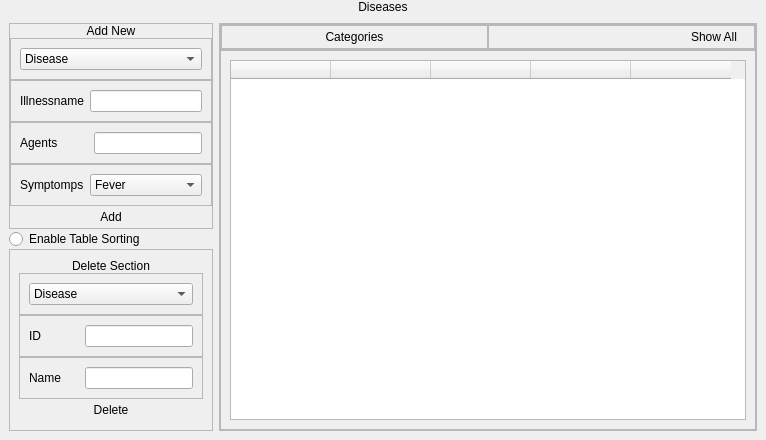
            <widget class="QWidget" name="page_new">
             <layout class="QVBoxLayout" name="verticalLayout_24">
              <property name="spacing">
               <number>0</number>
              </property>
              <property name="leftMargin">
               <number>0</number>
              </property>
              <property name="topMargin">
               <number>0</number>
              </property>
              <property name="rightMargin">
               <number>0</number>
              </property>
              <property name="bottomMargin">
               <number>0</number>
              </property>
              <item>
               <widget class="QFrame" name="frame_180">
                <property name="frameShape">
                 <enum>QFrame::NoFrame</enum>
                </property>
                <property name="frameShadow">
                 <enum>QFrame::Plain</enum>
                </property>
                <layout class="QVBoxLayout" name="verticalLayout_127">
                 <property name="spacing">
                  <number>0</number>
                 </property>
                 <property name="leftMargin">
                  <number>0</number>
                 </property>
                 <property name="topMargin">
                  <number>0</number>
                 </property>
                 <property name="rightMargin">
                  <number>0</number>
                 </property>
                 <property name="bottomMargin">
                  <number>0</number>
                 </property>
                 <item>
                  <widget class="QLabel" name="label_93">
                   <property name="styleSheet">
                    <string notr="true">font: 20pt &quot;Century Gothic&quot;;</string>
                   </property>
                   <property name="text">
                    <string>Diseases</string>
                   </property>
                   <property name="alignment">
                    <set>Qt::AlignCenter</set>
                   </property>
                  </widget>
                 </item>
                </layout>
               </widget>
              </item>
              <item>
               <widget class="QFrame" name="frame_159">
                <property name="sizePolicy">
                 <sizepolicy hsizetype="Preferred" vsizetype="Expanding">
                  <horstretch>0</horstretch>
                  <verstretch>0</verstretch>
                 </sizepolicy>
                </property>
                <property name="frameShape">
                 <enum>QFrame::NoFrame</enum>
                </property>
                <property name="frameShadow">
                 <enum>QFrame::Plain</enum>
                </property>
                <layout class="QHBoxLayout" name="horizontalLayout_23">
                 <item>
                  <widget class="QFrame" name="frame_160">
                   <property name="sizePolicy">
                    <sizepolicy hsizetype="Fixed" vsizetype="Preferred">
                     <horstretch>0</horstretch>
                     <verstretch>0</verstretch>
                    </sizepolicy>
                   </property>
                   <property name="frameShape">
                    <enum>QFrame::NoFrame</enum>
                   </property>
                   <property name="frameShadow">
                    <enum>QFrame::Plain</enum>
                   </property>
                   <layout class="QVBoxLayout" name="verticalLayout_54">
                    <property name="spacing">
                     <number>0</number>
                    </property>
                    <property name="leftMargin">
                     <number>0</number>
                    </property>
                    <property name="topMargin">
                     <number>0</number>
                    </property>
                    <property name="rightMargin">
                     <number>0</number>
                    </property>
                    <property name="bottomMargin">
                     <number>0</number>
                    </property>
                    <item>
                     <widget class="QFrame" name="frame_169">
                      <property name="sizePolicy">
                       <sizepolicy hsizetype="Preferred" vsizetype="Fixed">
                        <horstretch>0</horstretch>
                        <verstretch>0</verstretch>
                       </sizepolicy>
                      </property>
                      <property name="frameShape">
                       <enum>QFrame::NoFrame</enum>
                      </property>
                      <property name="frameShadow">
                       <enum>QFrame::Plain</enum>
                      </property>
                      <layout class="QVBoxLayout" name="verticalLayout_125" stretch="0">
                       <property name="spacing">
                        <number>0</number>
                       </property>
                       <property name="leftMargin">
                        <number>0</number>
                       </property>
                       <property name="topMargin">
                        <number>0</number>
                       </property>
                       <property name="rightMargin">
                        <number>0</number>
                       </property>
                       <property name="bottomMargin">
                        <number>0</number>
                       </property>
                       <item alignment="Qt::AlignVCenter">
                        <widget class="QFrame" name="frame_170">
                         <property name="frameShape">
                          <enum>QFrame::StyledPanel</enum>
                         </property>
                         <property name="frameShadow">
                          <enum>QFrame::Raised</enum>
                         </property>
                         <layout class="QVBoxLayout" name="verticalLayout_17">
                          <property name="spacing">
                           <number>0</number>
                          </property>
                          <property name="leftMargin">
                           <number>0</number>
                          </property>
                          <property name="topMargin">
                           <number>0</number>
                          </property>
                          <property name="rightMargin">
                           <number>0</number>
                          </property>
                          <property name="bottomMargin">
                           <number>0</number>
                          </property>
                          <item alignment="Qt::AlignBottom">
                           <widget class="QLabel" name="label_45">
                            <property name="styleSheet">
                             <string notr="true">font: 16pt &quot;Century Gothic&quot;;</string>
                            </property>
                            <property name="text">
                             <string>Add New</string>
                            </property>
                            <property name="alignment">
                             <set>Qt::AlignCenter</set>
                            </property>
                           </widget>
                          </item>
                          <item>
                           <widget class="QFrame" name="frame_171">
                            <property name="frameShape">
                             <enum>QFrame::StyledPanel</enum>
                            </property>
                            <property name="frameShadow">
                             <enum>QFrame::Raised</enum>
                            </property>
                            <layout class="QHBoxLayout" name="horizontalLayout_56">
                             <item>
                              <widget class="QComboBox" name="new_combo">
                               <property name="styleSheet">
                                <string notr="true">font: 10pt &quot;Century Gothic&quot;;
</string>
                               </property>
                               <item>
                                <property name="text">
                                 <string>Disease</string>
                                </property>
                               </item>
                               <item>
                                <property name="text">
                                 <string>Agent</string>
                                </property>
                               </item>
                              </widget>
                             </item>
                            </layout>
                           </widget>
                          </item>
                          <item alignment="Qt::AlignTop">
                           <widget class="QFrame" name="frame_173">
                            <property name="frameShape">
                             <enum>QFrame::StyledPanel</enum>
                            </property>
                            <property name="frameShadow">
                             <enum>QFrame::Raised</enum>
                            </property>
                            <layout class="QHBoxLayout" name="horizontalLayout_58">
                             <item>
                              <widget class="QLabel" name="label_89">
                               <property name="styleSheet">
                                <string notr="true">font: 12pt &quot;Century Gothic&quot;;
</string>
                               </property>
                               <property name="text">
                                <string>Illnessname</string>
                               </property>
                              </widget>
                             </item>
                             <item>
                              <widget class="QLineEdit" name="new_name"/>
                             </item>
                            </layout>
                           </widget>
                          </item>
                          <item alignment="Qt::AlignTop">
                           <widget class="QFrame" name="frame_174">
                            <property name="frameShape">
                             <enum>QFrame::StyledPanel</enum>
                            </property>
                            <property name="frameShadow">
                             <enum>QFrame::Raised</enum>
                            </property>
                            <layout class="QHBoxLayout" name="horizontalLayout_59">
                             <item>
                              <widget class="QLabel" name="label_90">
                               <property name="styleSheet">
                                <string notr="true">font: 12pt &quot;Century Gothic&quot;;
</string>
                               </property>
                               <property name="text">
                                <string>Agents</string>
                               </property>
                              </widget>
                             </item>
                             <item alignment="Qt::AlignRight">
                              <widget class="QLineEdit" name="new_name_2"/>
                             </item>
                            </layout>
                           </widget>
                          </item>
                          <item>
                           <widget class="QFrame" name="frame_184">
                            <property name="frameShape">
                             <enum>QFrame::StyledPanel</enum>
                            </property>
                            <property name="frameShadow">
                             <enum>QFrame::Raised</enum>
                            </property>
                            <layout class="QHBoxLayout" name="horizontalLayout_68">
                             <item>
                              <widget class="QLabel" name="label_97">
                               <property name="styleSheet">
                                <string notr="true">font: 12pt &quot;Century Gothic&quot;;</string>
                               </property>
                               <property name="text">
                                <string>Symptomps</string>
                               </property>
                              </widget>
                             </item>
                             <item>
                              <widget class="QComboBox" name="new_chemical3_combo">
                               <property name="styleSheet">
                                <string notr="true">font: 10pt &quot;Century Gothic&quot;;
</string>
                               </property>
                               <item>
                                <property name="text">
                                 <string>Fever</string>
                                </property>
                               </item>
                               <item>
                                <property name="text">
                                 <string>Cough</string>
                                </property>
                               </item>
                               <item>
                                <property name="text">
                                 <string>Head Ache</string>
                                </property>
                               </item>
                               <item>
                                <property name="text">
                                 <string>Body Pain</string>
                                </property>
                               </item>
                               <item>
                                <property name="text">
                                 <string>Itching</string>
                                </property>
                               </item>
                               <item>
                                <property name="text">
                                 <string>Cold</string>
                                </property>
                               </item>
                               <item>
                                <property name="text">
                                 <string>Tiredness</string>
                                </property>
                               </item>
                               <item>
                                <property name="text">
                                 <string>Fast HeartBeat</string>
                                </property>
                               </item>
                               <item>
                                <property name="text">
                                 <string>Vomiting</string>
                                </property>
                               </item>
                              </widget>
                             </item>
                            </layout>
                           </widget>
                          </item>
                          <item>
                           <widget class="QPushButton" name="new_add">
                            <property name="cursor">
                             <cursorShape>PointingHandCursor</cursorShape>
                            </property>
                            <property name="styleSheet">
                             <string notr="true">font: 16pt &quot;Century Gothic&quot;;</string>
                            </property>
                            <property name="text">
                             <string>Add</string>
                            </property>
                            <property name="flat">
                             <bool>true</bool>
                            </property>
                           </widget>
                          </item>
                         </layout>
                        </widget>
                       </item>
                      </layout>
                     </widget>
                    </item>
                    <item alignment="Qt::AlignVCenter">
                     <widget class="QRadioButton" name="radioButton">
                      <property name="styleSheet">
                       <string notr="true">font: 12pt &quot;Century Gothic&quot;;
</string>
                      </property>
                      <property name="text">
                       <string>Enable Table Sorting</string>
                      </property>
                     </widget>
                    </item>
                    <item alignment="Qt::AlignBottom">
                     <widget class="QFrame" name="frame_203">
                      <property name="sizePolicy">
                       <sizepolicy hsizetype="Preferred" vsizetype="Preferred">
                        <horstretch>0</horstretch>
                        <verstretch>0</verstretch>
                       </sizepolicy>
                      </property>
                      <property name="frameShape">
                       <enum>QFrame::NoFrame</enum>
                      </property>
                      <property name="frameShadow">
                       <enum>QFrame::Plain</enum>
                      </property>
                      <layout class="QVBoxLayout" name="verticalLayout_109" stretch="0">
                       <property name="spacing">
                        <number>9</number>
                       </property>
                       <property name="leftMargin">
                        <number>0</number>
                       </property>
                       <property name="topMargin">
                        <number>0</number>
                       </property>
                       <property name="rightMargin">
                        <number>0</number>
                       </property>
                       <property name="bottomMargin">
                        <number>0</number>
                       </property>
                       <item alignment="Qt::AlignVCenter">
                        <widget class="QFrame" name="frame_204">
                         <property name="frameShape">
                          <enum>QFrame::StyledPanel</enum>
                         </property>
                         <property name="frameShadow">
                          <enum>QFrame::Raised</enum>
                         </property>
                         <layout class="QVBoxLayout" name="verticalLayout_46">
                          <property name="spacing">
                           <number>0</number>
                          </property>
                          <property name="leftMargin">
                           <number>9</number>
                          </property>
                          <property name="topMargin">
                           <number>9</number>
                          </property>
                          <property name="rightMargin">
                           <number>9</number>
                          </property>
                          <property name="bottomMargin">
                           <number>9</number>
                          </property>
                          <item alignment="Qt::AlignBottom">
                           <widget class="QLabel" name="label_44">
                            <property name="styleSheet">
                             <string notr="true">font: 16pt &quot;Century Gothic&quot;;</string>
                            </property>
                            <property name="text">
                             <string>Delete Section</string>
                            </property>
                            <property name="alignment">
                             <set>Qt::AlignCenter</set>
                            </property>
                           </widget>
                          </item>
                          <item>
                           <widget class="QFrame" name="frame_205">
                            <property name="frameShape">
                             <enum>QFrame::StyledPanel</enum>
                            </property>
                            <property name="frameShadow">
                             <enum>QFrame::Raised</enum>
                            </property>
                            <layout class="QHBoxLayout" name="horizontalLayout_31">
                             <item>
                              <widget class="QComboBox" name="inventory_update_combo_2">
                               <property name="styleSheet">
                                <string notr="true">font: 10pt &quot;Century Gothic&quot;;
</string>
                               </property>
                               <item>
                                <property name="text">
                                 <string>Disease</string>
                                </property>
                               </item>
                               <item>
                                <property name="text">
                                 <string>Agent</string>
                                </property>
                               </item>
                              </widget>
                             </item>
                            </layout>
                           </widget>
                          </item>
                          <item alignment="Qt::AlignTop">
                           <widget class="QFrame" name="frame_206">
                            <property name="frameShape">
                             <enum>QFrame::StyledPanel</enum>
                            </property>
                            <property name="frameShadow">
                             <enum>QFrame::Raised</enum>
                            </property>
                            <layout class="QHBoxLayout" name="horizontalLayout_70">
                             <item>
                              <widget class="QLabel" name="label_78">
                               <property name="styleSheet">
                                <string notr="true">font: 12pt &quot;Century Gothic&quot;;</string>
                               </property>
                               <property name="text">
                                <string>ID</string>
                               </property>
                              </widget>
                             </item>
                             <item alignment="Qt::AlignRight">
                              <widget class="QLineEdit" name="inventory_name_3"/>
                             </item>
                            </layout>
                           </widget>
                          </item>
                          <item alignment="Qt::AlignTop">
                           <widget class="QFrame" name="frame_221">
                            <property name="frameShape">
                             <enum>QFrame::StyledPanel</enum>
                            </property>
                            <property name="frameShadow">
                             <enum>QFrame::Raised</enum>
                            </property>
                            <layout class="QHBoxLayout" name="horizontalLayout_72">
                             <item>
                              <widget class="QLabel" name="label_80">
                               <property name="styleSheet">
                                <string notr="true">font: 12pt &quot;Century Gothic&quot;;
</string>
                               </property>
                               <property name="text">
                                <string>Name</string>
                               </property>
                              </widget>
                             </item>
                             <item alignment="Qt::AlignRight">
                              <widget class="QLineEdit" name="inventory_name_2"/>
                             </item>
                            </layout>
                           </widget>
                          </item>
                          <item>
                           <widget class="QPushButton" name="new_delete_btn">
                            <property name="cursor">
                             <cursorShape>PointingHandCursor</cursorShape>
                            </property>
                            <property name="styleSheet">
                             <string notr="true">font: 16pt &quot;Century Gothic&quot;;</string>
                            </property>
                            <property name="text">
                             <string>Delete</string>
                            </property>
                            <property name="flat">
                             <bool>true</bool>
                            </property>
                           </widget>
                          </item>
                         </layout>
                        </widget>
                       </item>
                      </layout>
                     </widget>
                    </item>
                   </layout>
                  </widget>
                 </item>
                 <item>
                  <widget class="QFrame" name="frame_176">
                   <property name="sizePolicy">
                    <sizepolicy hsizetype="Expanding" vsizetype="Preferred">
                     <horstretch>0</horstretch>
                     <verstretch>0</verstretch>
                    </sizepolicy>
                   </property>
                   <property name="frameShape">
                    <enum>QFrame::StyledPanel</enum>
                   </property>
                   <property name="frameShadow">
                    <enum>QFrame::Sunken</enum>
                   </property>
                   <layout class="QVBoxLayout" name="verticalLayout_126">
                    <property name="spacing">
                     <number>0</number>
                    </property>
                    <property name="leftMargin">
                     <number>0</number>
                    </property>
                    <property name="topMargin">
                     <number>0</number>
                    </property>
                    <property name="rightMargin">
                     <number>0</number>
                    </property>
                    <property name="bottomMargin">
                     <number>0</number>
                    </property>
                    <item alignment="Qt::AlignTop">
                     <widget class="QFrame" name="frame_177">
                      <property name="frameShape">
                       <enum>QFrame::StyledPanel</enum>
                      </property>
                      <property name="frameShadow">
                       <enum>QFrame::Raised</enum>
                      </property>
                      <layout class="QHBoxLayout" name="horizontalLayout_61">
                       <property name="spacing">
                        <number>0</number>
                       </property>
                       <property name="leftMargin">
                        <number>0</number>
                       </property>
                       <property name="topMargin">
                        <number>0</number>
                       </property>
                       <property name="rightMargin">
                        <number>0</number>
                       </property>
                       <property name="bottomMargin">
                        <number>0</number>
                       </property>
                       <item>
                        <widget class="QFrame" name="frame_178">
                         <property name="frameShape">
                          <enum>QFrame::StyledPanel</enum>
                         </property>
                         <property name="frameShadow">
                          <enum>QFrame::Raised</enum>
                         </property>
                         <layout class="QHBoxLayout" name="horizontalLayout_62">
                          <property name="spacing">
                           <number>0</number>
                          </property>
                          <property name="leftMargin">
                           <number>0</number>
                          </property>
                          <property name="topMargin">
                           <number>0</number>
                          </property>
                          <property name="rightMargin">
                           <number>0</number>
                          </property>
                          <property name="bottomMargin">
                           <number>0</number>
                          </property>
                          <item>
                           <widget class="QLabel" name="label_92">
                            <property name="styleSheet">
                             <string notr="true">font: 16pt &quot;Century Gothic&quot;;</string>
                            </property>
                            <property name="text">
                             <string>Categories</string>
                            </property>
                            <property name="alignment">
                             <set>Qt::AlignCenter</set>
                            </property>
                           </widget>
                          </item>
                         </layout>
                        </widget>
                       </item>
                       <item>
                        <widget class="QFrame" name="frame_179">
                         <property name="frameShape">
                          <enum>QFrame::StyledPanel</enum>
                         </property>
                         <property name="frameShadow">
                          <enum>QFrame::Raised</enum>
                         </property>
                         <layout class="QHBoxLayout" name="horizontalLayout_63">
                          <property name="spacing">
                           <number>0</number>
                          </property>
                          <property name="leftMargin">
                           <number>0</number>
                          </property>
                          <property name="topMargin">
                           <number>0</number>
                          </property>
                          <property name="rightMargin">
                           <number>0</number>
                          </property>
                          <property name="bottomMargin">
                           <number>0</number>
                          </property>
                          <item alignment="Qt::AlignRight">
                           <widget class="QPushButton" name="new_show_all_btn">
                            <property name="cursor">
                             <cursorShape>PointingHandCursor</cursorShape>
                            </property>
                            <property name="styleSheet">
                             <string notr="true">font: 12pt &quot;Century Gothic&quot;;</string>
                            </property>
                            <property name="text">
                             <string>Show All</string>
                            </property>
                            <property name="flat">
                             <bool>true</bool>
                            </property>
                           </widget>
                          </item>
                         </layout>
                        </widget>
                       </item>
                      </layout>
                     </widget>
                    </item>
                    <item>
                     <widget class="QFrame" name="frame_181">
                      <property name="sizePolicy">
                       <sizepolicy hsizetype="Preferred" vsizetype="Expanding">
                        <horstretch>0</horstretch>
                        <verstretch>0</verstretch>
                       </sizepolicy>
                      </property>
                      <property name="frameShape">
                       <enum>QFrame::StyledPanel</enum>
                      </property>
                      <property name="frameShadow">
                       <enum>QFrame::Sunken</enum>
                      </property>
                      <layout class="QHBoxLayout" name="horizontalLayout_64">
                       <item>
                        <widget class="QTableWidget" name="tableWidget_6">
                         <property name="styleSheet">
                          <string notr="true">font: 10pt &quot;Century Gothic&quot;;

</string>
                         </property>
                         <property name="sizeAdjustPolicy">
                          <enum>QAbstractScrollArea::AdjustToContents</enum>
                         </property>
                         <property name="sortingEnabled">
                          <bool>false</bool>
                         </property>
                         <column>
                          <property name="text">
                           <string/>
                          </property>
                         </column>
                         <column>
                          <property name="text">
                           <string/>
                          </property>
                         </column>
                         <column>
                          <property name="text">
                           <string/>
                          </property>
                         </column>
                         <column>
                          <property name="text">
                           <string/>
                          </property>
                         </column>
                         <column>
                          <property name="text">
                           <string/>
                          </property>
                         </column>
                        </widget>
                       </item>
                      </layout>
                     </widget>
                    </item>
                   </layout>
                  </widget>
                 </item>
                </layout>
               </widget>
              </item>
             </layout>
            </widget>
